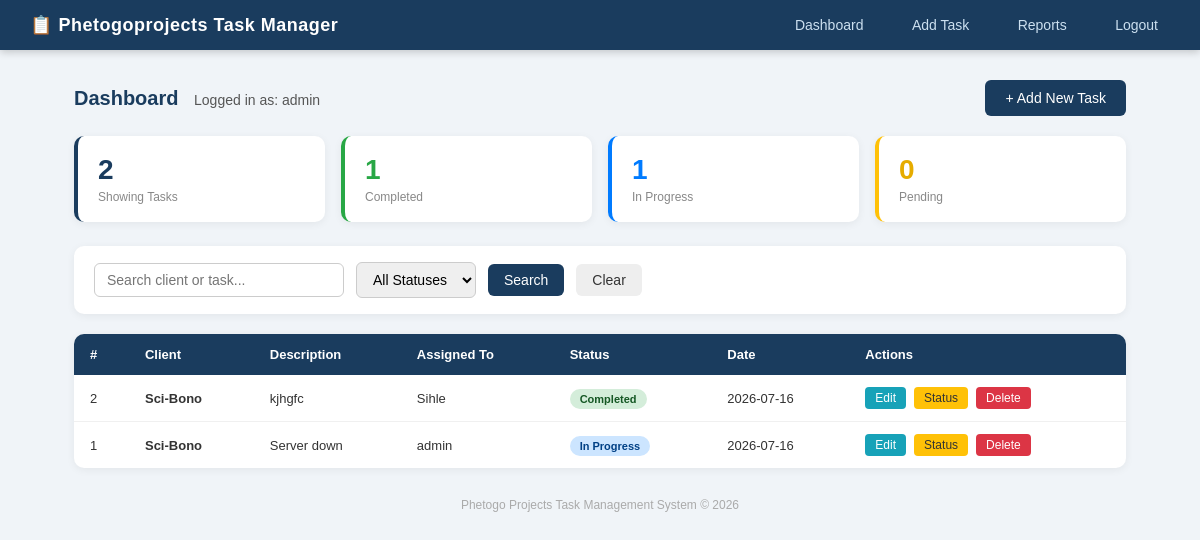
/dashboard (signed in), run on the app's committed database.
### tables this page shows
CREATE TABLE tasks (
            id INTEGER PRIMARY KEY AUTOINCREMENT,
            client TEXT NOT NULL,
            description TEXT NOT NULL,
            assigned_to TEXT NOT NULL,
            status TEXT DEFAULT 'Pending',
            date_created TEXT DEFAULT CURRENT_DATE
        );

### app.py (the view)
@app.route("/dashboard")
def dashboard():
    if "user" not in session:
        return redirect(url_for("login"))
    search = request.args.get("search", "")
    status_filter = request.args.get("status", "All")
    tasks = get_tasks(search=search, status_filter=status_filter)
    return render_template("dashboard.html", tasks=tasks, user=session["user"], search=search, status_filter=status_filter)

### database.py (called while the page is built)
def get_tasks(search=None, status_filter=None):
    conn = sqlite3.connect(DB)
    c = conn.cursor()
    query = "SELECT * FROM tasks WHERE 1=1"
    params = []
    if search:
        query += " AND (client LIKE ? OR description LIKE ?)"
        params.extend([f"%{search}%", f"%{search}%"])
    if status_filter and status_filter != "All":
        query += " AND status = ?"
        params.append(status_filter)
    query += " ORDER BY id DESC"
    c.execute(query, params)
    tasks = c.fetchall()
    conn.close()
    return tasks

### templates/dashboard.html (shortened to what this page needs)
<!DOCTYPE html>
<html>
<head>
</head>
<body>
  <nav>
    <h1>&#128203; Phetogoprojects Task Manager</h1>
    <div>
      <a href="/dashboard">Dashboard</a>
      <a href="/add">Add Task</a>
      <a href="/reports">Reports</a>
      <a href="/logout">Logout</a>
    </div>
  </nav>
  <div class="container">
    <div class="top-bar">
      <div class="welcome">Dashboard <span>Logged in as: {{ user }}</span></div>
      <a href="/add" class="btn">+ Add New Task</a>
    </div>
    <div class="stats">
      <div class="stat-card">
        <div class="num">{{ tasks|length }}</div>
        <div class="lbl">Showing Tasks</div>
      </div>
      <div class="stat-card completed">
        <div class="num">{{ tasks|selectattr('4', 'equalto', 'Completed')|list|length }}</div>
        <div class="lbl">Completed</div>
      </div>
      <div class="stat-card progress">
        <div class="num">{{ tasks|selectattr('4', 'equalto', 'In Progress')|list|length }}</div>
        <div class="lbl">In Progress</div>
      </div>
      <div class="stat-card pending">
        <div class="num">{{ tasks|selectattr('4', 'equalto', 'Pending')|list|length }}</div>
        <div class="lbl">Pending</div>
      </div>
    </div>
    <form class="filters" method="GET" action="/dashboard">
      <input type="text" name="search" placeholder="Search client or task..." value="{{ search }}" />
      <select name="status">
        <option value="All" {% if status_filter == 'All' %}selected{% endif %}>All Statuses</option>
      </select>
      <button type="submit">Search</button>
      <a href="/dashboard">Clear</a>
    </form>
    <table>
      <thead>
        <tr>
          <th>#</th>
          <th>Client</th>
          <th>Description</th>
          <th>Assigned To</th>
          <th>Status</th>
          <th>Date</th>
          <th>Actions</th>
        </tr>
      </thead>
      <tbody>
        {% if tasks %}
          {% for task in tasks %}
          <tr>
            <td>{{ task[0] }}</td>
            <td><strong>{{ task[1] }}</strong></td>
            <td>{{ task[2] }}</td>
            <td>{{ task[3] }}</td>
            <td><span class="badge {{ task[4].replace(' ', '-') }}">{{ task[4] }}</span></td>
            <td>{{ task[5] }}</td>
            <td>
              <div class="actions">
                <a href="/edit/{{ task[0] }}" class="btn-edit">Edit</a>
                <a href="/update/{{ task[0] }}" class="btn-update">Status</a>
                <a href="/delete/{{ task[0] }}" class="btn-delete" onclick="return confirm('Delete this task?')">Delete</a>
              </div>
            </td>
          </tr>
          {% endfor %}
        {% else %}
          <tr><td colspan="7" class="empty">No tasks found. Click Add New Task to get started.</td></tr>
        {% endif %}
      </tbody>
    </table>
    <div class="footer">Phetogo Projects Task Management System &copy; 2026</div>
  </div>
</body>
</html>

### templates/dashboard.html (style rules this page uses)
* { margin: 0; padding: 0; box-sizing: border-box; }
body { font-family: Arial, sans-serif; background: #f0f4f8; }
nav { background: #1a3c5e; padding: 14px 30px; display: flex; justify-content: space-between; align-items: center; box-shadow: 0 2px 8px rgba(0,0,0,0.2); }
nav h1 { color: white; font-size: 18px; letter-spacing: 0.5px; }
nav div a { color: #cce0f0; text-decoration: none; margin-left: 20px; font-size: 14px; padding: 6px 12px; border-radius: 4px; transition: background 0.2s; }
.container { max-width: 1100px; margin: 30px auto; padding: 0 24px; }
.top-bar { display: flex; justify-content: space-between; align-items: center; margin-bottom: 20px; }
.welcome { color: #1a3c5e; font-size: 20px; font-weight: bold; }
.welcome span { color: #555; font-weight: normal; font-size: 14px; margin-left: 10px; }
.btn { display: inline-block; padding: 10px 20px; background: #1a3c5e; color: white; border-radius: 6px; text-decoration: none; font-size: 14px; transition: background 0.2s; }
.filters { background: white; padding: 16px 20px; border-radius: 10px; box-shadow: 0 2px 8px rgba(0,0,0,0.06); margin-bottom: 20px; display: flex; gap: 12px; align-items: center; flex-wrap: wrap; }
.filters input { padding: 8px 12px; border: 1px solid #ccc; border-radius: 6px; font-size: 14px; width: 250px; }
.filters select { padding: 8px 12px; border: 1px solid #ccc; border-radius: 6px; font-size: 14px; }
.filters button { padding: 8px 16px; background: #1a3c5e; color: white; border: none; border-radius: 6px; font-size: 14px; cursor: pointer; }
.filters a { padding: 8px 16px; background: #eee; color: #333; border-radius: 6px; font-size: 14px; text-decoration: none; }
.stats { display: grid; grid-template-columns: repeat(4, 1fr); gap: 16px; margin-bottom: 24px; }
.stat-card { background: white; border-radius: 10px; padding: 18px 20px; box-shadow: 0 2px 8px rgba(0,0,0,0.06); border-left: 4px solid #1a3c5e; }
.stat-card .num { font-size: 28px; font-weight: bold; color: #1a3c5e; }
.stat-card .lbl { font-size: 12px; color: #888; margin-top: 4px; }
.stat-card.completed { border-left-color: #28a745; }
.stat-card.completed .num { color: #28a745; }
.stat-card.progress { border-left-color: #007bff; }
.stat-card.progress .num { color: #007bff; }
.stat-card.pending { border-left-color: #ffc107; }
.stat-card.pending .num { color: #e6ac00; }
table { width: 100%; border-collapse: collapse; background: white; border-radius: 10px; overflow: hidden; box-shadow: 0 2px 8px rgba(0,0,0,0.06); }
th { background: #1a3c5e; color: white; padding: 13px 16px; text-align: left; font-size: 13px; font-weight: 600; }
td { padding: 12px 16px; border-bottom: 1px solid #f0f0f0; font-size: 13px; color: #333; }
tr:last-child td { border-bottom: none; }
.badge { padding: 4px 10px; border-radius: 20px; font-size: 11px; font-weight: bold; }
.In-Progress { background: #cce5ff; color: #004085; }
.Completed { background: #d4edda; color: #155724; }
.actions { display: flex; gap: 8px; }
.btn-edit { padding: 4px 10px; background: #17a2b8; color: white; border-radius: 4px; text-decoration: none; font-size: 12px; }
.btn-update { padding: 4px 10px; background: #ffc107; color: #333; border-radius: 4px; text-decoration: none; font-size: 12px; }
.btn-delete { padding: 4px 10px; background: #dc3545; color: white; border-radius: 4px; text-decoration: none; font-size: 12px; }
.footer { text-align: center; color: #aaa; font-size: 12px; margin-top: 30px; padding-bottom: 20px; }

### data on the page
tasks: assigned_to "admin", id "1", client "Sci-Bono", description "Server down", status "In Progress", date_created "2026-07-16"
tasks: id "2", client "Sci-Bono", description "kjhgfc", assigned_to "Sihle", status "Completed", date_created "2026-07-16"

### other printed values
{{ tasks|length }} "2"
{{ tasks|selectattr('4', 'equalto', 'Completed')|list|length }} "1"
{{ tasks|selectattr('4', 'equalto', 'In Progress')|list|length }} "1"
{{ tasks|selectattr('4', 'equalto', 'Pending')|list|length }} "0"
